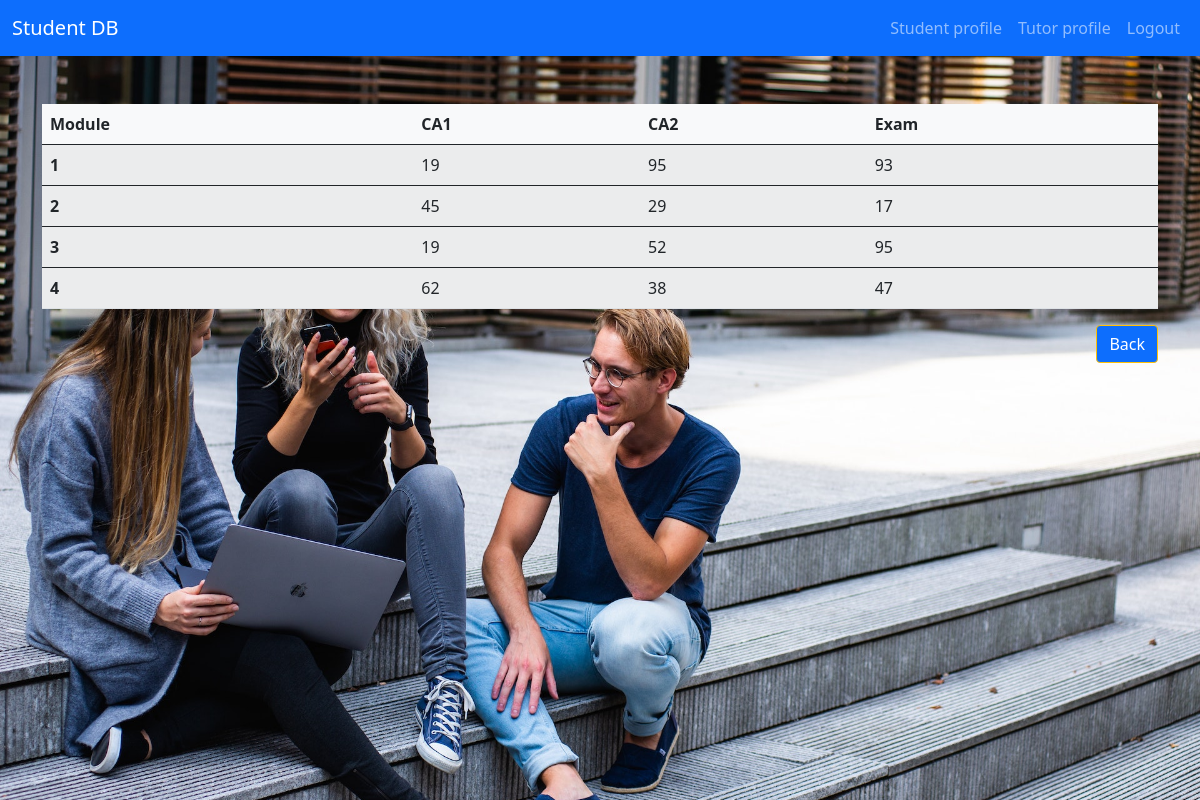
The page /student_grades_check/10 (signed in) on the database as committed earlier.
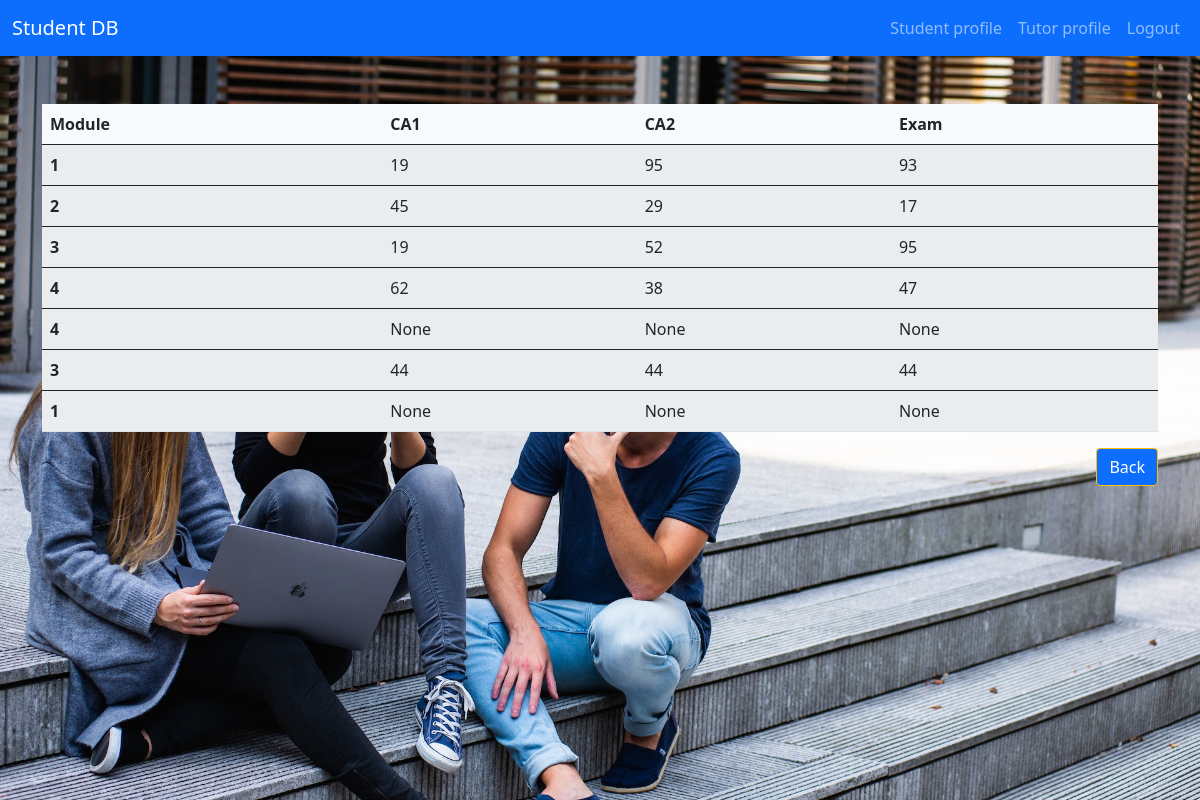
The same page on the database as committed later.
### application/models.py (models this page shows)
class Enrolments(db.Model):
    id = db.Column(db.Integer, primary_key=True)
    enrol_student_id = db.Column('students_id', db.Integer, db.ForeignKey('students.id')) # FK students
    enrol_module_id = db.Column('modules_id', db.Integer, db.ForeignKey('modules.id')) # FK modules
    academic_year = db.Column(db.Date, nullable=False)
    ca1_score = db.Column(db.Integer)
    ca2_score = db.Column(db.Integer)
    exam_score = db.Column(db.Integer)

### application/routes.py (the view)
@app.route("/student_grades_check/<int:student_id>")
def student_grades_check(student_id):
    if session['user_email']:
        enrolments = Enrolments.query.filter_by(enrol_student_id=student_id).all()
    return render_template("student_grades.html", enrolments=enrolments)

### templates/student_grades.html
{% extends "base.html" %}
{% block content %}
<section>
    <div class="container pt-5">
        <table class="table table-striped bg-light">
            <thead>
              <tr>
                <th scope="col">Module</th>
                <th scope="col">CA1</th>
                <th scope="col">CA2</th>
                <th scope="col">Exam</th>
              </tr>
            </thead>
            {% for enrolment in enrolments %}
            <tbody>
              <tr>
                <th scope="row">{{ enrolment.enrol_module_id }}</th>
                <td> {{ enrolment.ca1_score }} </td>
                <td> {{ enrolment.ca2_score }} </td>
                <td> {{ enrolment.exam_score }} </td>
              </tr>
            </tbody>
            {% endfor %}
        </table>
        <div class="text-end">
        <a href="{{ url_for('profile', user_email=session['user_email']) }}" class="btn btn-primary border-warning">Back</a>
        </div>
    </div>
</section>
{% endblock %}

Rows that differ between the two databases and show on the page:
added Enrolments: enrol_module_id "4", ca1_score "None", ca2_score "None", exam_score "None"
added Enrolments: enrol_module_id "3", ca1_score "44", ca2_score "44", exam_score "44"
added Enrolments: enrol_module_id "1", ca1_score "None", ca2_score "None", exam_score "None"
